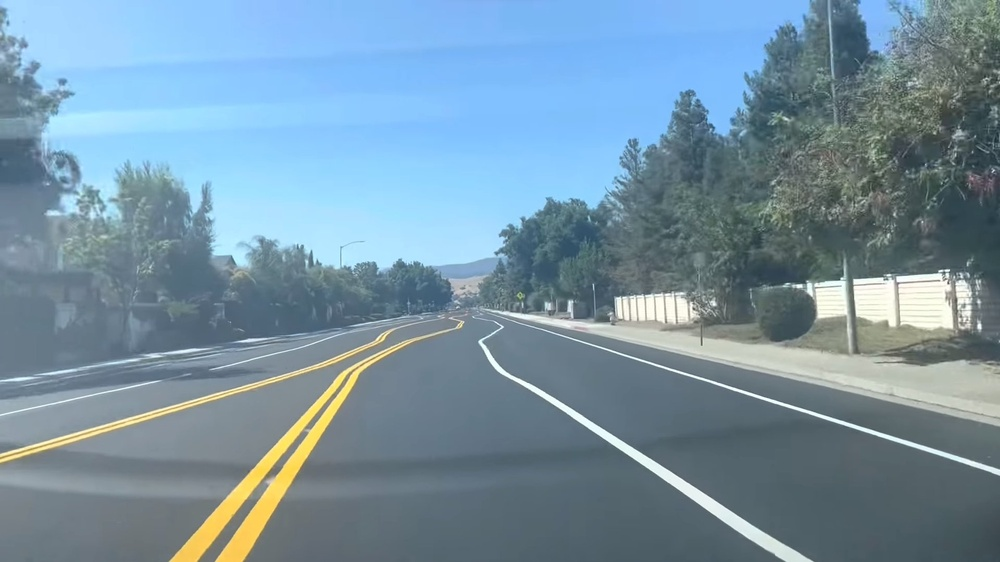
#> input picture homework/hw2/Lane Lines - Medium Difficulty Image 1.jpg, 1000 x 562 px, shrunk from 1920 x 1080 before the run
$ jupyter execute problem3.ipynb
#> lines starting #> are read from the running program, lines starting #| are printed output that depends on the picture; after the words box and inside, x2 and y2 are one past the last pixel; in counts of white or black regions, pixels touching at a corner belong together
[cell 1]
import cv2
import numpy as np
import matplotlib.pyplot as plt
from matplotlib import pyplot

# Reading the image
img = cv2.imread('Lane Lines - Medium Difficulty Image 1.jpg')
#> img is the input picture: shape (562, 1000, 3); mean B, G, R 162.9, 146.5, 119.3

# Converting from BGR color space to RGB color space
img = cv2.cvtColor(img, cv2.COLOR_BGR2RGB)

# Getting the dimensions of the image
(h, w, c) = img.shape
#> h = 562; w = 1000; c = 3

# Convert the image to grayscale:
gray_image = cv2.cvtColor(img, cv2.COLOR_RGB2GRAY)
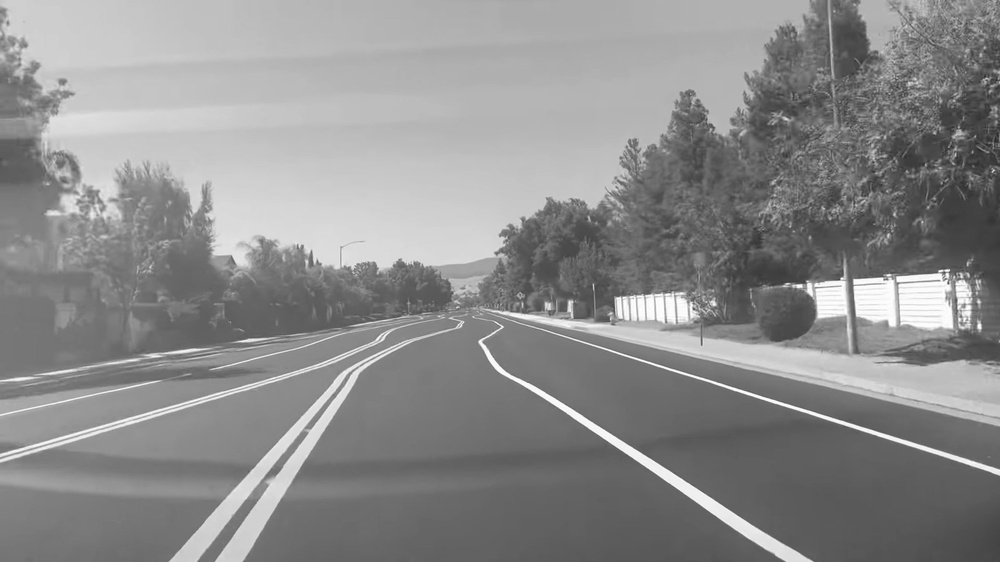
#> gray_image: shape (562, 1000); min 38, max 255, mean 140.2

# Defining Color Quantization for k-means clustering
def color_quantization(image, k):

    # Transform image into 'data':
    data = np.float32(image).reshape((-1, 3))
    # print(data.shape)

    # Define the algorithm termination criteria (the maximum number of iterations and/or the desired accuracy):
    # In this case the maximum number of iterations is set to 20 and epsilon = 1.0
    criteria = (cv2.TERM_CRITERIA_EPS + cv2.TERM_CRITERIA_MAX_ITER, 20, 1.0)

    # Apply K-means clustering algorithm:
    ret, label, center = cv2.kmeans(data, k, None, criteria, 10, cv2.KMEANS_RANDOM_CENTERS)

    # At this point we can make the image with k colors
    # Convert center to uint8:
    center = np.uint8(center)
    # Replace pixel values with their center value:
    result = center[label.flatten()]
    result = result.reshape(img.shape)
    return result

#  Blurs the image using a Gaussian filter to eliminate noise
gray_image_blurred = cv2.GaussianBlur(gray_image, (25, 25), 0)
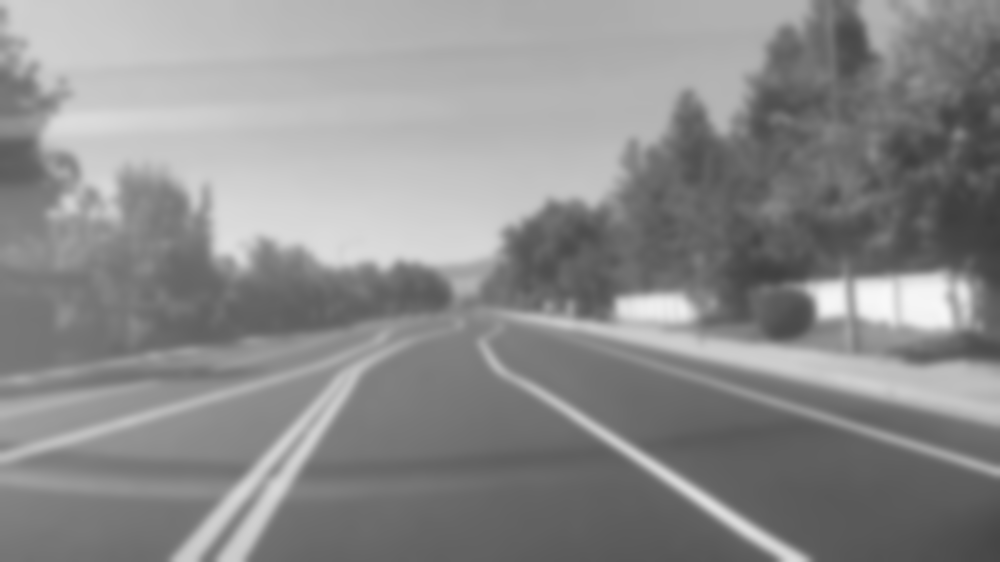
#> gray_image_blurred: shape (562, 1000); min 59, max 248, mean 140.2

# Otsu's binarization algorithm:
ret, th = cv2.threshold(gray_image_blurred, 0, 255, cv2.THRESH_BINARY + cv2.THRESH_OTSU)
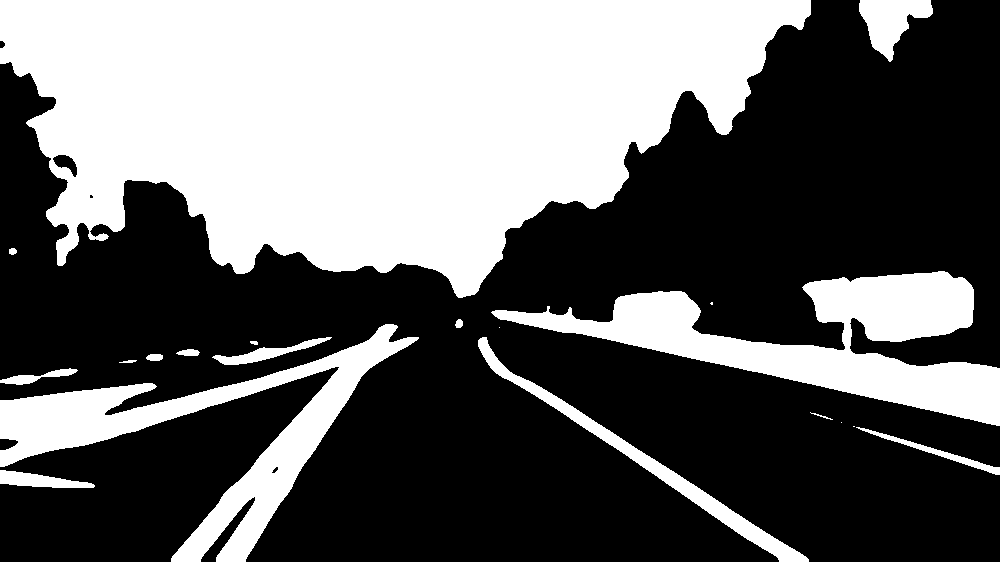
#> th: shape (562, 1000); 39.3% white; 20 white regions (4 under 20 px), largest, box (x1, y1, x2, y2) and area: (0, 0, 811, 298) 159891, (491, 271, 1000, 426) 28104, (0, 324, 419, 562) 21943
#> ret = 148

gray_image_blurred = cv2.cvtColor(th, cv2.COLOR_GRAY2RGB)
#> gray_image_blurred: shape (562, 1000, 3); 39.3% white; 20 white regions (4 under 20 px)

# # Applying k-means clustering to the image
# k_means_img = color_quantization(gray_image_blurred, 3)

def draw_contour_outline(img, cnts, color, thickness=1):
    """Draws contours outlines of each contour"""

    for cnt in cnts:
        cv2.drawContours(img, [cnt], 0, color, thickness)

# Find contours using the thresholded image:
# Note: cv2.findContours() has been changed to return only the contours and the hierarchy
contours, hierarchy = cv2.findContours(th, cv2.RETR_EXTERNAL, cv2.CHAIN_APPROX_NONE)
#> contours = 20 contours, 7 with area under 20; largest, box (x1, y1, x2, y2) and area: (0, 0, 811, 298) 158999, (491, 271, 1000, 426) 27310, (0, 324, 419, 562) 21156, (478, 337, 809, 562) 4712, (859, 0, 933, 62) 2323
contours2, hierarchy2 = cv2.findContours(th, cv2.RETR_LIST, cv2.CHAIN_APPROX_NONE)
#> contours2 = 23 contours, 8 with area under 20; largest, box (x1, y1, x2, y2) and area: (0, 0, 811, 298) 158999, (491, 271, 1000, 426) 27310, (0, 324, 419, 562) 21156, (478, 337, 809, 562) 4712, (859, 0, 933, 62) 2323

# Show the number of detected contours for each call:
print("detected contours (RETR_EXTERNAL): '{}' ".format(len(contours)))
#| detected contours (RETR_EXTERNAL): '20'
print("detected contours (RETR_LIST): '{}' ".format(len(contours2)))
#| detected contours (RETR_LIST): '23'

# Copy image to show the results:
image_contours = gray_image_blurred.copy()
image_contours_2 = gray_image_blurred.copy()

# Draw the outline of all detected contours:
draw_contour_outline(image_contours, contours, (0, 0, 255), 5)
#> the loop in draw_contour_outline, `for cnt in cnts:` made 20 passes
#> cnt on passes 3, 4, 13: [[853, 426], [854, 426]], [[841, 422]], [[499, 327]]
#> after the loop in draw_contour_outline, `for cnt in cnts:`:
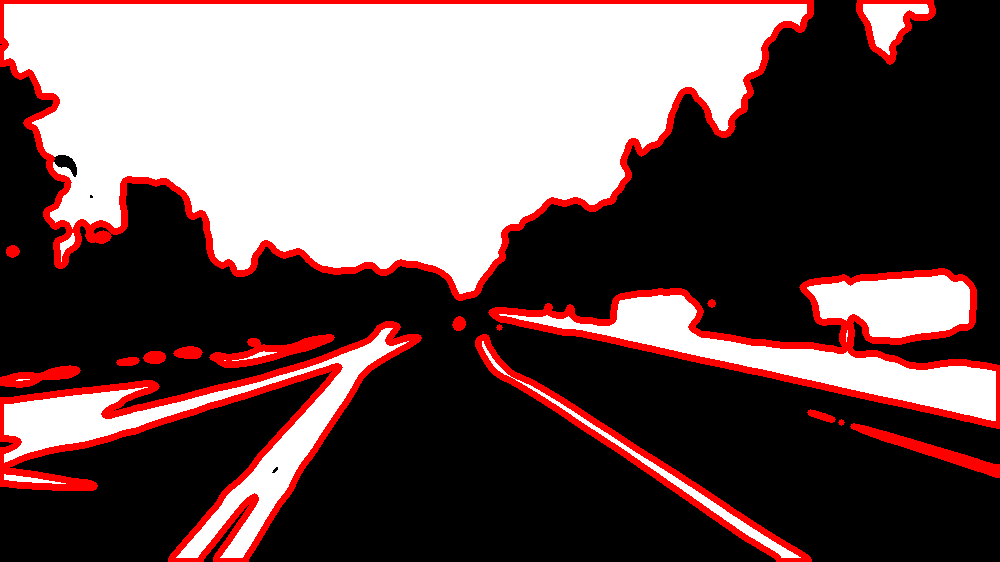
#> img: shape (562, 1000, 3); mean B, G, R 87, 87, 109.6
draw_contour_outline(image_contours_2, contours2, (255, 0, 0), 5)
#> call 2 of draw_contour_outline, with color = (255, 0, 0), thickness = 5
#> the loop in draw_contour_outline (call 2), `for cnt in cnts:` made 23 passes
#> after the loop in draw_contour_outline (call 2), `for cnt in cnts:`:
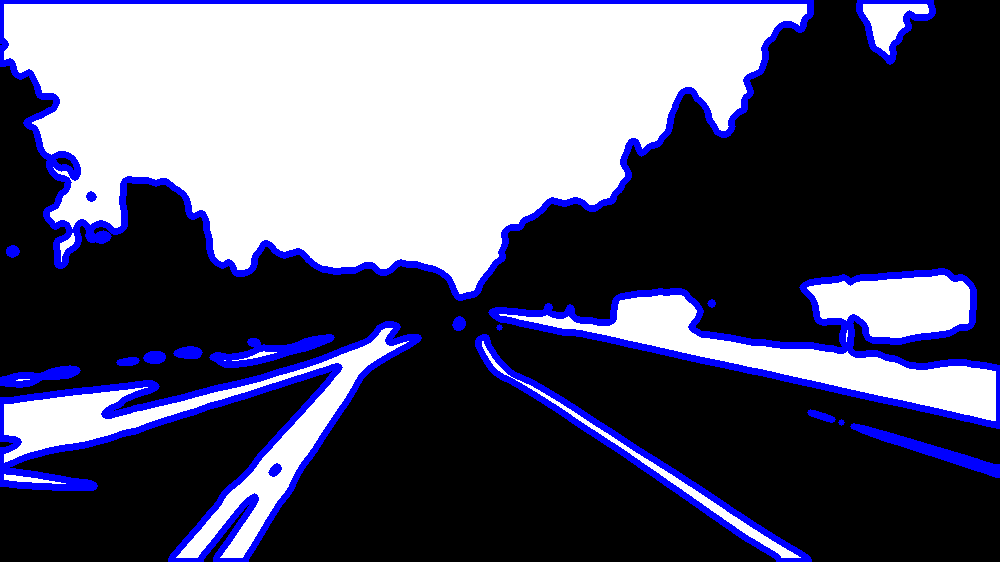
#> img: shape (562, 1000, 3); mean B, G, R 109.6, 86.8, 86.8

# Creating a mask to exclude everything except the region of interest
mask = np.zeros(image_contours.shape[:2], dtype="uint8")
cv2.fillPoly(mask, np.array( \
   [[(int(w/3), int(h*6/10)), (0, h), (w, h), (int(w*2/3), int(h*6/10))]]), (255, 255, 255))
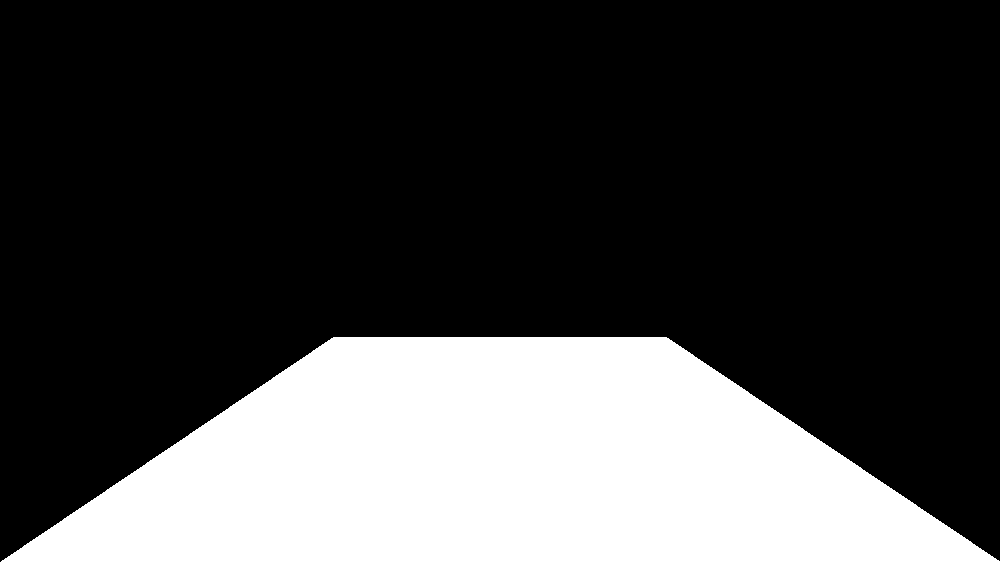
#> mask: shape (562, 1000); 26.7% white; 1 white region, box (x1, y1, x2, y2) and area: (1, 337, 1000, 562) 150071
masked = cv2.bitwise_and(image_contours, gray_image_blurred, mask=mask)
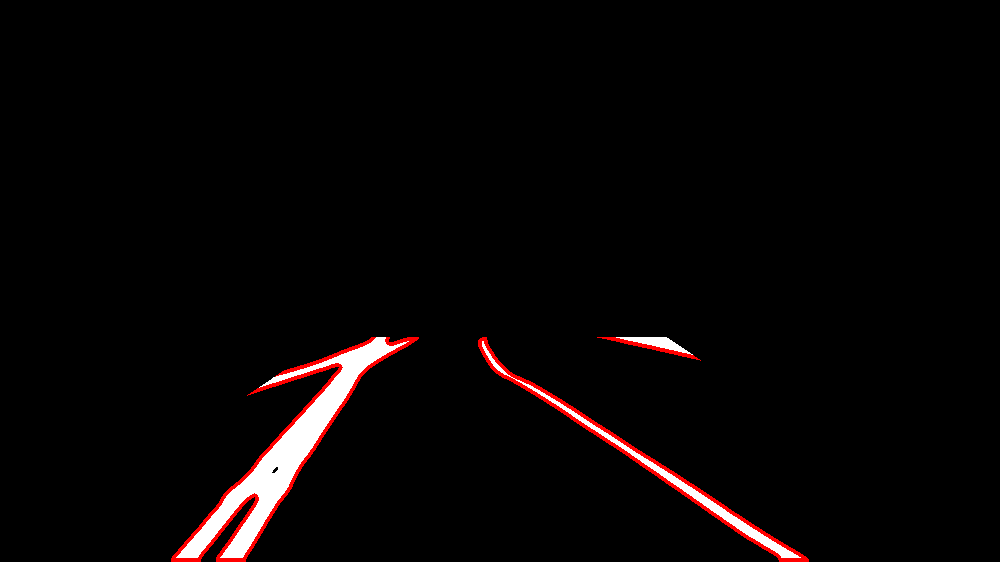
#> masked: shape (562, 1000, 3); mean B, G, R 5, 5, 8.1

# Plotting before and after image for pipeline
plt.subplots(figsize=(15,7))
plt.subplot(1, 2, 1)
plt.imshow(img)
plt.title("Original Image")
plt.subplot(1, 2, 2)
plt.imshow(masked)
plt.title("After processing image")
plt.tight_layout()
plt.show()
#> figure, not shown here; B, G, R data is drawn as R, G, B
